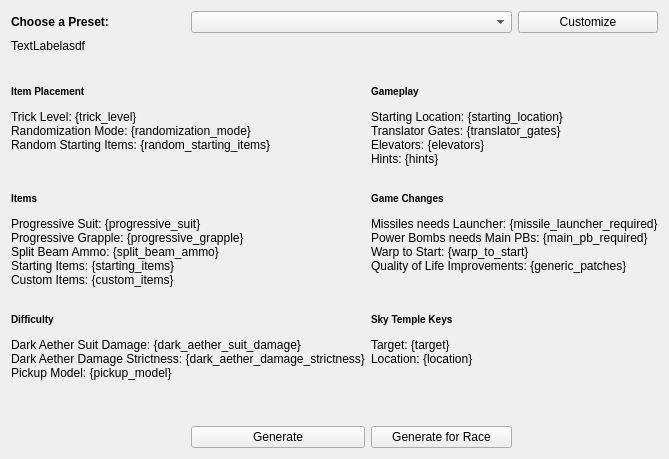
          <widget class="QWidget" name="tab_create_seed">
           <attribute name="title">
            <string>Generate Seed</string>
           </attribute>
           <layout class="QGridLayout" name="gridLayout_9">
            <item row="0" column="3">
             <widget class="QPushButton" name="create_customize_button">
              <property name="text">
               <string>Customize</string>
              </property>
             </widget>
            </item>
            <item row="0" column="1" colspan="2">
             <widget class="QComboBox" name="create_preset_combo"/>
            </item>
            <item row="1" column="0" colspan="4">
             <widget class="QLabel" name="create_preset_description">
              <property name="minimumSize">
               <size>
                <width>0</width>
                <height>25</height>
               </size>
              </property>
              <property name="text">
               <string>&lt;html&gt;&lt;head/&gt;&lt;body&gt;&lt;p&gt;TextLabelasdf&lt;/p&gt;&lt;/body&gt;&lt;/html&gt;</string>
              </property>
              <property name="alignment">
               <set>Qt::AlignLeading|Qt::AlignLeft|Qt::AlignTop</set>
              </property>
             </widget>
            </item>
            <item row="3" column="2" colspan="2">
             <widget class="QLabel" name="create_gameplay_label">
              <property name="text">
               <string>&lt;html&gt;&lt;head/&gt;&lt;body&gt;&lt;h5 style=&quot; margin-top:12px; margin-bottom:4px; margin-left:0px; margin-right:0px; -qt-block-indent:0; text-indent:0px;&quot;&gt;&lt;span style=&quot; font-size:small; font-weight:600;&quot;&gt;Gameplay&lt;/span&gt;&lt;/h5&gt;&lt;p&gt;Starting Location: {starting_location}&lt;br/&gt;Translator Gates: {translator_gates}&lt;br/&gt;Elevators: {elevators}&lt;br/&gt;Hints: {hints}&lt;/p&gt;&lt;/body&gt;&lt;/html&gt;</string>
              </property>
              <property name="alignment">
               <set>Qt::AlignLeading|Qt::AlignLeft|Qt::AlignTop</set>
              </property>
             </widget>
            </item>
            <item row="6" column="2" colspan="2">
             <widget class="QLabel" name="create_game_changes_label">
              <property name="text">
               <string>&lt;html&gt;&lt;head/&gt;&lt;body&gt;&lt;p&gt;&lt;span style=&quot; font-size:small; font-weight:600;&quot;&gt;Game Changes&lt;/span&gt;&lt;/p&gt;&lt;p&gt;Missiles needs Launcher: {missile_launcher_required}&lt;br/&gt;Power Bombs needs Main PBs: {main_pb_required}&lt;br/&gt;Warp to Start: {warp_to_start}&lt;br/&gt;Quality of Life Improvements: {generic_patches}&lt;/p&gt;&lt;/body&gt;&lt;/html&gt;</string>
              </property>
              <property name="alignment">
               <set>Qt::AlignLeading|Qt::AlignLeft|Qt::AlignTop</set>
              </property>
             </widget>
            </item>
            <item row="6" column="0" colspan="2">
             <widget class="QLabel" name="create_items_label">
              <property name="text">
               <string>&lt;html&gt;&lt;head/&gt;&lt;body&gt;&lt;p&gt;&lt;span style=&quot; font-size:small; font-weight:600;&quot;&gt;Items&lt;/span&gt;&lt;/p&gt;&lt;p&gt;Progressive Suit: {progressive_suit}&lt;br/&gt;Progressive Grapple: {progressive_grapple}&lt;br/&gt;Split Beam Ammo: {split_beam_ammo}&lt;br/&gt;Starting Items: {starting_items}&lt;br/&gt;Custom Items: {custom_items}&lt;/p&gt;&lt;/body&gt;&lt;/html&gt;</string>
              </property>
              <property name="alignment">
               <set>Qt::AlignLeading|Qt::AlignLeft|Qt::AlignTop</set>
              </property>
             </widget>
            </item>
            <item row="3" column="0" colspan="2">
             <widget class="QLabel" name="create_item_placement_label">
              <property name="text">
               <string>&lt;html&gt;&lt;head/&gt;&lt;body&gt;&lt;h5 style=&quot; margin-top:12px; margin-bottom:4px; margin-left:0px; margin-right:0px; -qt-block-indent:0; text-indent:0px;&quot;&gt;&lt;span style=&quot; font-size:small; font-weight:600;&quot;&gt;Item Placement&lt;/span&gt;&lt;/h5&gt;&lt;p&gt;Trick Level: {trick_level}&lt;br/&gt;Randomization Mode: {randomization_mode}&lt;br/&gt;Random Starting Items: {random_starting_items}&lt;/p&gt;&lt;/body&gt;&lt;/html&gt;</string>
              </property>
              <property name="alignment">
               <set>Qt::AlignLeading|Qt::AlignLeft|Qt::AlignTop</set>
              </property>
             </widget>
            </item>
            <item row="8" column="2" colspan="2">
             <widget class="QLabel" name="create_sky_temple_keys_label">
              <property name="text">
               <string>&lt;html&gt;&lt;head/&gt;&lt;body&gt;&lt;h5 style=&quot; margin-top:12px; margin-bottom:4px; margin-left:0px; margin-right:0px; -qt-block-indent:0; text-indent:0px;&quot;&gt;&lt;span style=&quot; font-size:small; font-weight:600;&quot;&gt;Sky Temple Keys&lt;/span&gt;&lt;/h5&gt;&lt;p&gt;Target: {target}&lt;br/&gt;Location: {location}&lt;/p&gt;&lt;/body&gt;&lt;/html&gt;</string>
              </property>
              <property name="alignment">
               <set>Qt::AlignLeading|Qt::AlignLeft|Qt::AlignTop</set>
              </property>
             </widget>
            </item>
            <item row="8" column="0" colspan="2">
             <widget class="QLabel" name="create_difficulty_label">
              <property name="text">
               <string>&lt;html&gt;&lt;head/&gt;&lt;body&gt;&lt;h5 style=&quot; margin-top:12px; margin-bottom:4px; margin-left:0px; margin-right:0px; -qt-block-indent:0; text-indent:0px;&quot;&gt;&lt;span style=&quot; font-size:small; font-weight:600;&quot;&gt;Difficulty&lt;/span&gt;&lt;/h5&gt;&lt;p&gt;Dark Aether Suit Damage: {dark_aether_suit_damage}&lt;br/&gt;Dark Aether Damage Strictness: {dark_aether_damage_strictness}&lt;br/&gt;Pickup Model: {pickup_model}&lt;/p&gt;&lt;/body&gt;&lt;/html&gt;</string>
              </property>
              <property name="alignment">
               <set>Qt::AlignLeading|Qt::AlignLeft|Qt::AlignTop</set>
              </property>
             </widget>
            </item>
            <item row="9" column="0" colspan="4">
             <spacer name="create_vertical_spacer_4">
              <property name="orientation">
               <enum>Qt::Vertical</enum>
              </property>
              <property name="sizeHint" stdset="0">
               <size>
                <width>20</width>
                <height>40</height>
               </size>
              </property>
             </spacer>
            </item>
            <item row="7" column="0" colspan="4">
             <spacer name="create_vertical_spacer_3">
              <property name="orientation">
               <enum>Qt::Vertical</enum>
              </property>
              <property name="sizeType">
               <enum>QSizePolicy::Fixed</enum>
              </property>
              <property name="sizeHint" stdset="0">
               <size>
                <width>20</width>
                <height>20</height>
               </size>
              </property>
             </spacer>
            </item>
            <item row="4" column="0" colspan="4">
             <spacer name="create_vertical_spacer_2">
              <property name="orientation">
               <enum>Qt::Vertical</enum>
              </property>
              <property name="sizeType">
               <enum>QSizePolicy::Fixed</enum>
              </property>
              <property name="sizeHint" stdset="0">
               <size>
                <width>20</width>
                <height>20</height>
               </size>
              </property>
             </spacer>
            </item>
            <item row="2" column="0" colspan="4">
             <spacer name="create_vertical_spacer_1">
              <property name="orientation">
               <enum>Qt::Vertical</enum>
              </property>
              <property name="sizeHint" stdset="0">
               <size>
                <width>20</width>
                <height>15</height>
               </size>
              </property>
             </spacer>
            </item>
            <item row="0" column="0">
             <widget class="QLabel" name="create_choose_preset_label">
              <property name="text">
               <string>&lt;html&gt;&lt;head/&gt;&lt;body&gt;&lt;p&gt;&lt;span style=&quot; font-weight:600;&quot;&gt;Choose a Preset:&lt;/span&gt;&lt;/p&gt;&lt;/body&gt;&lt;/html&gt;</string>
              </property>
             </widget>
            </item>
            <item row="10" column="2">
             <widget class="QPushButton" name="create_generate_race_button">
              <property name="text">
               <string>Generate for Race</string>
              </property>
             </widget>
            </item>
            <item row="10" column="1">
             <widget class="QPushButton" name="create_generate_button">
              <property name="text">
               <string>Generate</string>
              </property>
             </widget>
            </item>
           </layout>
          </widget>
